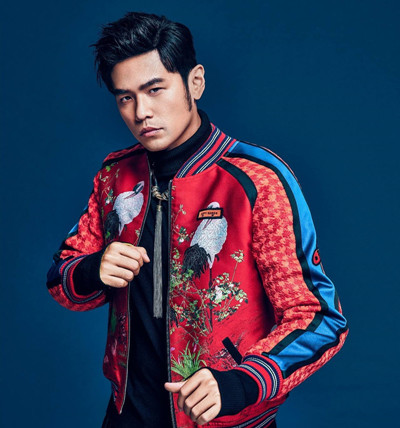
#> input picture leolab/opencv/demo/image_src/jay.jpg, 400 x 428 px
$ python demo08_channel_find_blue.py
#> lines starting #> are read from the running program, lines starting #| are printed output that depends on the picture


# 图像就是像素的数组


import cv2
import numpy as np

# 找蓝色部分 bgr

img_file = "../image_src/jay.jpg"

img = cv2.imread(img_file)
#> img is the input picture: shape (428, 400, 3); mean B, G, R 85.7, 56.7, 48.1
cv2.imshow("img", img)
print(img)
#> (printed output is left out)


def isBlue(a, b, c):
    if(a >= 80 and a <= 110):
        if(b >= 45 and b <= 80):
            if(c >= 0 and c <= 5):
                return True
    return False

def isRed(b, g, r):
    if(b >= 40 and b <= 80):
        if(g >= 10 and g <= 40):
            if(r >= 200 and r <= 255):
                return True
    return False

def isBlack(b, g, r):
    if(b >= 20 and b <= 40):
        if(g >= 0 and g <= 40):
            if(r >= 0 and r <= 31):
                return True
    return False


def isFace(b, g, r):
    if(b >= 120 and b <= 155):
        if(g >= 100 and g <= 180):
            if(r >= 200 and r <= 255):
                return True
    return False

shap = img.shape
#> shap = (428, 400, 3)

img1 = np.zeros(shap, dtype=np.uint8)

for i in range(shap[0]):
    for j in range(shap[1]):
        p = img[i, j]
        if(isBlue(p[0], p[1], p[2]) or isBlack(p[0], p[1], p[2]) or isFace(p[0], p[1], p[2])):
            img1[i, j] = img[i, j]
        else:
            img1[i, j] = [255, 255, 255]
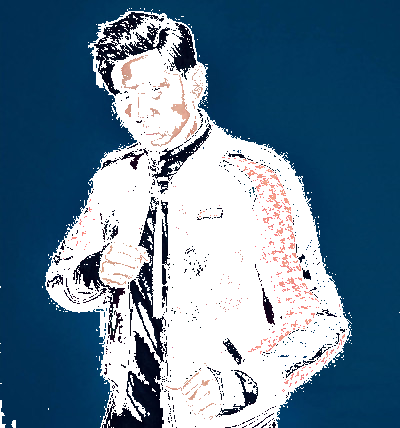
#> img1: shape (428, 400, 3); mean B, G, R 147.5, 126.1, 98.8

cv2.imshow("img1", img1)


cv2.waitKey()

cv2.destroyAllWindows()
